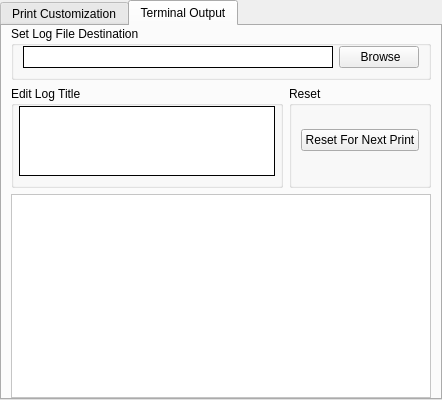
       <widget class="QTabWidget" name="tabWidget_2">
        <property name="currentIndex">
         <number>1</number>
        </property>
        <widget class="QWidget" name="tab_4">
         <attribute name="title">
          <string>Print Customization</string>
         </attribute>
         <layout class="QGridLayout" name="gridLayout_5">
          <property name="topMargin">
           <number>0</number>
          </property>
          <property name="bottomMargin">
           <number>0</number>
          </property>
          <item row="0" column="1">
           <widget class="printsettings" name="SettingsWidget" native="true"/>
          </item>
         </layout>
        </widget>
        <widget class="QWidget" name="tab_5">
         <attribute name="title">
          <string>Terminal Output</string>
         </attribute>
         <layout class="QGridLayout" name="gridLayout_12" rowstretch="10,10,50">
          <property name="topMargin">
           <number>0</number>
          </property>
          <property name="bottomMargin">
           <number>0</number>
          </property>
          <item row="1" column="0">
           <widget class="QGroupBox" name="groupBox">
            <property name="title">
             <string>Edit Log Title</string>
            </property>
            <layout class="QHBoxLayout" name="horizontalLayout_4">
             <property name="leftMargin">
              <number>5</number>
             </property>
             <property name="topMargin">
              <number>0</number>
             </property>
             <property name="rightMargin">
              <number>5</number>
             </property>
             <item>
              <widget class="QTextEdit" name="LogName">
               <property name="sizePolicy">
                <sizepolicy hsizetype="Preferred" vsizetype="Preferred">
                 <horstretch>0</horstretch>
                 <verstretch>0</verstretch>
                </sizepolicy>
               </property>
               <property name="maximumSize">
                <size>
                 <width>16777215</width>
                 <height>16777215</height>
                </size>
               </property>
               <property name="styleSheet">
                <string notr="true">background:white; border: 1px solid black;</string>
               </property>
               <property name="verticalScrollBarPolicy">
                <enum>Qt::ScrollBarPolicy::ScrollBarAlwaysOff</enum>
               </property>
               <property name="sizeAdjustPolicy">
                <enum>QAbstractScrollArea::SizeAdjustPolicy::AdjustIgnored</enum>
               </property>
              </widget>
             </item>
            </layout>
           </widget>
          </item>
          <item row="1" column="1">
           <widget class="QGroupBox" name="resetBox">
            <property name="title">
             <string>Reset</string>
            </property>
            <layout class="QGridLayout" name="gridLayout_11">
             <property name="topMargin">
              <number>0</number>
             </property>
             <property name="bottomMargin">
              <number>11</number>
             </property>
             <item row="0" column="0">
              <widget class="QPushButton" name="resetButton">
               <property name="text">
                <string>Reset For Next Print</string>
               </property>
              </widget>
             </item>
            </layout>
           </widget>
          </item>
          <item row="2" column="0" colspan="2">
           <widget class="QTextBrowser" name="ProgramPrints">
            <property name="styleSheet">
             <string notr="true">background-color: rgb(255, 255, 255);</string>
            </property>
            <property name="html">
             <string>&lt;!DOCTYPE HTML PUBLIC &quot;-//W3C//DTD HTML 4.0//EN&quot; &quot;http://www.w3.org/TR/REC-html40/strict.dtd&quot;&gt;
&lt;html&gt;&lt;head&gt;&lt;meta name=&quot;qrichtext&quot; content=&quot;1&quot; /&gt;&lt;meta charset=&quot;utf-8&quot; /&gt;&lt;style type=&quot;text/css&quot;&gt;
p, li { white-space: pre-wrap; }
hr { height: 1px; border-width: 0; }
li.unchecked::marker { content: &quot;\2610&quot;; }
li.checked::marker { content: &quot;\2612&quot;; }
&lt;/style&gt;&lt;/head&gt;&lt;body style=&quot; font-family:'Segoe UI'; font-size:9pt; font-weight:400; font-style:normal;&quot;&gt;
&lt;p style=&quot; margin-top:0px; margin-bottom:0px; margin-left:0px; margin-right:0px; -qt-block-indent:0; text-indent:0px;&quot;&gt;&lt;span style=&quot; font-family:'MS Shell Dlg 2'; font-size:7.8pt;&quot;&gt; &lt;/span&gt;&lt;/p&gt;&lt;/body&gt;&lt;/html&gt;</string>
            </property>
           </widget>
          </item>
          <item row="0" column="0" colspan="2">
           <widget class="QGroupBox" name="LogDestinationBox">
            <property name="title">
             <string>Set Log File Destination</string>
            </property>
            <layout class="QHBoxLayout" name="horizontalLayout_3" stretch="4,1">
             <property name="topMargin">
              <number>0</number>
             </property>
             <item>
              <widget class="QLabel" name="LogFileLocation">
               <property name="styleSheet">
                <string notr="true">background:white; border: 1px solid black;</string>
               </property>
               <property name="text">
                <string/>
               </property>
              </widget>
             </item>
             <item>
              <widget class="QPushButton" name="LogFileBrowse">
               <property name="text">
                <string> Browse</string>
               </property>
              </widget>
             </item>
            </layout>
           </widget>
          </item>
         </layout>
        </widget>
       </widget>
